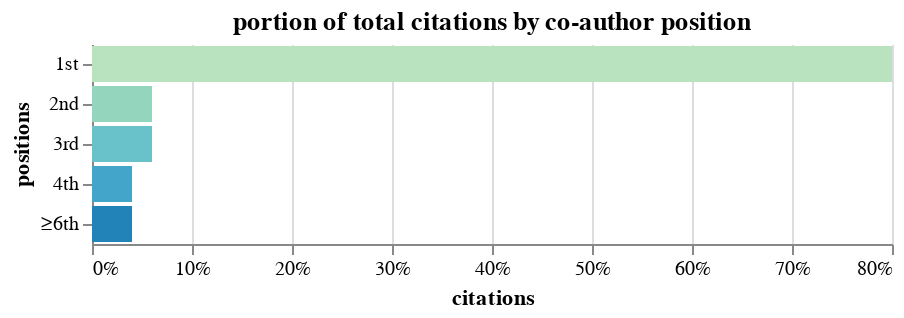

Notebook code for this chart:
### Markdown cell above
# Plot w/ Altair

### Code cell
def bar_chart(df):
    return alt.Chart(df).mark_bar().encode(
        alt.X('citations', axis=alt.Axis(format='%')),
        alt.Y('positions', sort=None),
        color=alt.Color(
            "positions", 
            scale=alt.Scale(scheme="greenblue"), 
            legend=None
            )
        ).properties(
            title='portion of total citations by co-author position'
        ).configure_axisX(
            labelAngle=0
        ).configure_view(
            strokeWidth=0
        )


bar_chart(percents_df).display()

### Figure 1 — Vega-Lite specification as saved in the notebook (floating-point values rounded to 4 significant figures)
{"config": {"view": {"continuousWidth": 400, "continuousHeight": 300, "strokeWidth": 0}, "axisX": {"labelAngle": 0}}, "data": {"name": "data-a3c3340100f0d114249fe65937388f2f"}, "mark": "bar", "encoding": {"color": {"type": "nominal", "field": "positions", "legend": null, "scale": {"scheme": "greenblue"}}, "x": {"type": "quantitative", "axis": {"format": "%"}, "field": "citations"}, "y": {"type": "nominal", "field": "positions", "sort": null}}, "title": "portion of total citations by co-author position", "$schema": "https://vega.github.io/schema/vega-lite/v4.0.2.json", "datasets": {"data-a3c3340100f0d114249fe65937388f2f": [{"positions": "1st", "citations": 0.8}, {"positions": "2nd", "citations": 0.06}, {"positions": "3rd", "citations": 0.06}, {"positions": "4th", "citations": 0.04}, {"positions": "≥6th", "citations": 0.04}]}}
